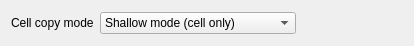
<?xml version="1.0" encoding="UTF-8"?>
<ui version="4.0">
 <class>LayoutViewConfigPage8</class>
 <widget class="QWidget" name="LayoutViewConfigPage8">
  <property name="geometry">
   <rect>
    <x>0</x>
    <y>0</y>
    <width>414</width>
    <height>46</height>
   </rect>
  </property>
  <property name="windowTitle">
   <string>Form</string>
  </property>
  <layout class="QHBoxLayout" name="horizontalLayout">
   <item>
    <widget class="QLabel" name="label">
     <property name="text">
      <string>Cell copy mode</string>
     </property>
    </widget>
   </item>
   <item>
    <widget class="QComboBox" name="hier_copy_mode_cbx">
     <property name="sizePolicy">
      <sizepolicy hsizetype="Fixed" vsizetype="Fixed">
       <horstretch>1</horstretch>
       <verstretch>0</verstretch>
      </sizepolicy>
     </property>
     <property name="sizeAdjustPolicy">
      <enum>QComboBox::AdjustToContents</enum>
     </property>
     <item>
      <property name="text">
       <string>Shallow mode (cell only)</string>
      </property>
     </item>
     <item>
      <property name="text">
       <string>Deep mode (cell and subcells)</string>
      </property>
     </item>
     <item>
      <property name="text">
       <string>Ask</string>
      </property>
     </item>
    </widget>
   </item>
   <item>
    <spacer name="horizontalSpacer">
     <property name="orientation">
      <enum>Qt::Horizontal</enum>
     </property>
     <property name="sizeHint" stdset="0">
      <size>
       <width>40</width>
       <height>20</height>
      </size>
     </property>
    </spacer>
   </item>
  </layout>
 </widget>
 <resources/>
 <connections/>
</ui>
